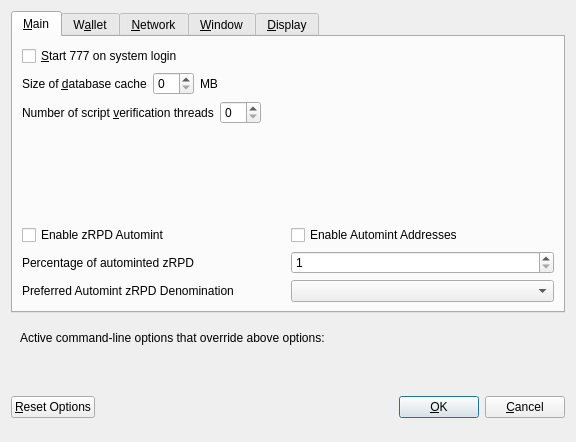
<?xml version="1.0" encoding="UTF-8"?>
<ui version="4.0">
 <class>OptionsDialog</class>
 <widget class="QDialog" name="OptionsDialog">
  <property name="geometry">
   <rect>
    <x>0</x>
    <y>0</y>
    <width>576</width>
    <height>442</height>
   </rect>
  </property>
  <property name="windowTitle">
   <string>Options</string>
  </property>
  <property name="modal">
   <bool>true</bool>
  </property>
  <layout class="QVBoxLayout" name="verticalLayout">
   <item>
    <widget class="QTabWidget" name="tabWidget">
     <property name="currentIndex">
      <number>0</number>
     </property>
     <widget class="QWidget" name="tabMain">
      <attribute name="title">
       <string>&amp;Main</string>
      </attribute>
      <layout class="QVBoxLayout" name="verticalLayout_Main">
       <item>
        <widget class="QCheckBox" name="bitcoinAtStartup">
         <property name="toolTip">
          <string>Automatically start 777 after logging in to the system.</string>
         </property>
         <property name="text">
          <string>&amp;Start 777 on system login</string>
         </property>
        </widget>
       </item>
       <item>
        <layout class="QHBoxLayout" name="horizontalLayout_2_Main">
         <item>
          <widget class="QLabel" name="databaseCacheLabel">
           <property name="text">
            <string>Size of &amp;database cache</string>
           </property>
           <property name="textFormat">
            <enum>Qt::PlainText</enum>
           </property>
           <property name="buddy">
            <cstring>databaseCache</cstring>
           </property>
          </widget>
         </item>
         <item>
          <widget class="QSpinBox" name="databaseCache"/>
         </item>
         <item>
          <widget class="QLabel" name="databaseCacheUnitLabel">
           <property name="text">
            <string>MB</string>
           </property>
           <property name="textFormat">
            <enum>Qt::PlainText</enum>
           </property>
          </widget>
         </item>
         <item>
          <spacer name="horizontalSpacer_2_Main">
           <property name="orientation">
            <enum>Qt::Horizontal</enum>
           </property>
           <property name="sizeHint" stdset="0">
            <size>
             <width>40</width>
             <height>20</height>
            </size>
           </property>
          </spacer>
         </item>
        </layout>
       </item>
       <item>
        <layout class="QHBoxLayout" name="horizontalLayout_3_Main">
         <item>
          <widget class="QLabel" name="threadsScriptVerifLabel">
           <property name="text">
            <string>Number of script &amp;verification threads</string>
           </property>
           <property name="textFormat">
            <enum>Qt::PlainText</enum>
           </property>
           <property name="buddy">
            <cstring>threadsScriptVerif</cstring>
           </property>
          </widget>
         </item>
         <item>
          <widget class="QSpinBox" name="threadsScriptVerif">
           <property name="toolTip">
            <string>(0 = auto, &lt;0 = leave that many cores free)</string>
           </property>
          </widget>
         </item>
         <item>
          <spacer name="horizontalSpacer_3_Main">
           <property name="orientation">
            <enum>Qt::Horizontal</enum>
           </property>
           <property name="sizeHint" stdset="0">
            <size>
             <width>40</width>
             <height>20</height>
            </size>
           </property>
          </spacer>
         </item>
        </layout>
       </item>
       <item>
        <spacer name="verticalSpacer_2">
         <property name="orientation">
          <enum>Qt::Vertical</enum>
         </property>
         <property name="sizeHint" stdset="0">
          <size>
           <width>20</width>
           <height>40</height>
          </size>
         </property>
        </spacer>
       </item>
       <item>
        <widget class="QWidget" name="verticalZpivOptionsWidget" native="true">
         <layout class="QVBoxLayout" name="verticalZpivOptionsLayout">
          <property name="margin">
           <number>0</number>
          </property>
          <item>
           <layout class="QHBoxLayout" name="horizontalAutomintingLayout">
            <item>
             <widget class="QCheckBox" name="checkBoxZeromintEnable">
              <property name="toolTip">
               <string>Enable automatic minting of 777 units to zRPD</string>
              </property>
              <property name="layoutDirection">
               <enum>Qt::LeftToRight</enum>
              </property>
              <property name="text">
               <string>Enable zRPD Automint</string>
              </property>
             </widget>
            </item>
            <item>
             <widget class="QCheckBox" name="checkBoxZeromintAddresses">
              <property name="toolTip">
               <string>Enable automatic zRPD minting from specific addresses</string>
              </property>
              <property name="layoutDirection">
               <enum>Qt::LeftToRight</enum>
              </property>
              <property name="text">
               <string>Enable Automint Addresses</string>
              </property>
             </widget>
            </item>
           </layout>
          </item>
          <item>
           <layout class="QHBoxLayout" name="horizontalZmintPercentageLayout">
            <item>
             <widget class="QLabel" name="percentage_label">
              <property name="toolTip">
               <string>Percentage of incoming 777 which get automatically converted to zRPD via Zerocoin Protocol (min: 10%)</string>
              </property>
              <property name="text">
               <string>Percentage of autominted zRPD</string>
              </property>
             </widget>
            </item>
            <item>
             <widget class="QSpinBox" name="zeromintPercentage">
              <property name="minimum">
               <number>1</number>
              </property>
              <property name="maximum">
               <number>100</number>
              </property>
             </widget>
            </item>
           </layout>
          </item>
          <item>
           <layout class="QHBoxLayout" name="horizontalLayout" stretch="0,0">
            <property name="sizeConstraint">
             <enum>QLayout::SetFixedSize</enum>
            </property>
            <item>
             <widget class="QLabel" name="labelPreferredDenom">
              <property name="maximumSize">
               <size>
                <width>16777215</width>
                <height>16777215</height>
               </size>
              </property>
              <property name="toolTip">
               <string>Wait with automatic conversion to Zerocoin until enough 777 for this denomination is available</string>
              </property>
              <property name="text">
               <string>Preferred Automint zRPD Denomination</string>
              </property>
             </widget>
            </item>
            <item>
             <widget class="QComboBox" name="preferredDenom">
              <property name="maximumSize">
               <size>
                <width>16777215</width>
                <height>27</height>
               </size>
              </property>
              <property name="toolTip">
               <string>Wait with automatic conversion to Zerocoin until enough 777 for this denomination is available</string>
              </property>
              <property name="maxVisibleItems">
               <number>9</number>
              </property>
              <property name="maxCount">
               <number>9</number>
              </property>
             </widget>
            </item>
           </layout>
          </item>
         </layout>
        </widget>
       </item>
      </layout>
     </widget>
     <widget class="QWidget" name="tabWallet">
      <attribute name="title">
       <string>W&amp;allet</string>
      </attribute>
      <layout class="QVBoxLayout" name="verticalLayout_Wallet">
       <item>
        <layout class="QHBoxLayout" name="horizontalLayout_2_Wallet">
         <item>
          <widget class="QLabel" name="labelStakeSplitThresholdText">
           <property name="text">
            <string>Stake split threshold:</string>
           </property>
          </widget>
         </item>
         <item>
          <widget class="QSpinBox" name="spinBoxStakeSplitThreshold">
           <property name="minimum">
            <number>1</number>
           </property>
           <property name="maximum">
            <number>999999</number>
           </property>
          </widget>
         </item>
        </layout>
       </item>
       <item>
        <widget class="QGroupBox" name="groupBox">
         <property name="title">
          <string>Expert</string>
         </property>
         <layout class="QVBoxLayout" name="verticalLayout_2">
          <item>
           <widget class="QCheckBox" name="coinControlFeatures">
            <property name="toolTip">
             <string>Whether to show coin control features or not.</string>
            </property>
            <property name="text">
             <string>Enable coin &amp;control features</string>
            </property>
           </widget>
          </item>
          <item>
           <widget class="QCheckBox" name="showMasternodesTab">
            <property name="toolTip">
             <string>Show additional tab listing all your masternodes in first sub-tab&lt;br/&gt;and all masternodes on the network in second sub-tab.</string>
            </property>
            <property name="text">
             <string>Show Masternodes Tab</string>
            </property>
           </widget>
          </item>
          <item>
           <widget class="QCheckBox" name="spendZeroConfChange">
            <property name="toolTip">
             <string>If you disable the spending of unconfirmed change, the change from a transaction&lt;br/&gt;cannot be used until that transaction has at least one confirmation.&lt;br/&gt;This also affects how your balance is computed.</string>
            </property>
            <property name="text">
             <string>&amp;Spend unconfirmed change</string>
            </property>
           </widget>
          </item>
         </layout>
        </widget>
       </item>
       <item>
        <spacer name="verticalSpacer_Wallet">
         <property name="orientation">
          <enum>Qt::Vertical</enum>
         </property>
         <property name="sizeHint" stdset="0">
          <size>
           <width>20</width>
           <height>40</height>
          </size>
         </property>
        </spacer>
       </item>
      </layout>
     </widget>
     <widget class="QWidget" name="tabNetwork">
      <attribute name="title">
       <string>&amp;Network</string>
      </attribute>
      <layout class="QVBoxLayout" name="verticalLayout_Network">
       <item>
        <widget class="QCheckBox" name="mapPortUpnp">
         <property name="toolTip">
          <string>Automatically open the 777 client port on the router. This only works when your router supports UPnP and it is enabled.</string>
         </property>
         <property name="text">
          <string>Map port using &amp;UPnP</string>
         </property>
        </widget>
       </item>
       <item>
        <widget class="QCheckBox" name="allowIncoming">
         <property name="toolTip">
          <string>Accept connections from outside</string>
         </property>
         <property name="text">
          <string>Allow incoming connections</string>
         </property>
        </widget>
       </item>
       <item>
        <widget class="QCheckBox" name="connectSocks">
         <property name="toolTip">
          <string>Connect to the 777 network through a SOCKS5 proxy.</string>
         </property>
         <property name="text">
          <string>&amp;Connect through SOCKS5 proxy (default proxy):</string>
         </property>
        </widget>
       </item>
       <item>
        <layout class="QHBoxLayout" name="horizontalLayout_1_Network">
         <item>
          <widget class="QLabel" name="proxyIpLabel">
           <property name="text">
            <string>Proxy &amp;IP:</string>
           </property>
           <property name="textFormat">
            <enum>Qt::PlainText</enum>
           </property>
           <property name="buddy">
            <cstring>proxyIp</cstring>
           </property>
          </widget>
         </item>
         <item>
          <widget class="QValidatedLineEdit" name="proxyIp">
           <property name="minimumSize">
            <size>
             <width>140</width>
             <height>0</height>
            </size>
           </property>
           <property name="maximumSize">
            <size>
             <width>140</width>
             <height>16777215</height>
            </size>
           </property>
           <property name="toolTip">
            <string>IP address of the proxy (e.g. IPv4: 127.0.0.1 / IPv6: ::1)</string>
           </property>
          </widget>
         </item>
         <item>
          <widget class="QLabel" name="proxyPortLabel">
           <property name="text">
            <string>&amp;Port:</string>
           </property>
           <property name="textFormat">
            <enum>Qt::PlainText</enum>
           </property>
           <property name="buddy">
            <cstring>proxyPort</cstring>
           </property>
          </widget>
         </item>
         <item>
          <widget class="QLineEdit" name="proxyPort">
           <property name="minimumSize">
            <size>
             <width>55</width>
             <height>0</height>
            </size>
           </property>
           <property name="maximumSize">
            <size>
             <width>55</width>
             <height>16777215</height>
            </size>
           </property>
           <property name="toolTip">
            <string>Port of the proxy (e.g. 9050)</string>
           </property>
          </widget>
         </item>
         <item>
          <spacer name="horizontalSpacer_1_Network">
           <property name="orientation">
            <enum>Qt::Horizontal</enum>
           </property>
           <property name="sizeHint" stdset="0">
            <size>
             <width>40</width>
             <height>20</height>
            </size>
           </property>
          </spacer>
         </item>
        </layout>
       </item>
       <item>
        <spacer name="verticalSpacer_Network">
         <property name="orientation">
          <enum>Qt::Vertical</enum>
         </property>
         <property name="sizeHint" stdset="0">
          <size>
           <width>20</width>
           <height>40</height>
          </size>
         </property>
        </spacer>
       </item>
      </layout>
     </widget>
     <widget class="QWidget" name="tabWindow">
      <attribute name="title">
       <string>&amp;Window</string>
      </attribute>
      <layout class="QVBoxLayout" name="verticalLayout_Window">
       <item>
        <widget class="QCheckBox" name="minimizeToTray">
         <property name="toolTip">
          <string>Show only a tray icon after minimizing the window.</string>
         </property>
         <property name="text">
          <string>&amp;Minimize to the tray instead of the taskbar</string>
         </property>
        </widget>
       </item>
       <item>
        <widget class="QCheckBox" name="minimizeOnClose">
         <property name="toolTip">
          <string>Minimize instead of exit the application when the window is closed. When this option is enabled, the application will be closed only after selecting Quit in the menu.</string>
         </property>
         <property name="text">
          <string>M&amp;inimize on close</string>
         </property>
        </widget>
       </item>
       <item>
        <spacer name="verticalSpacer_Window">
         <property name="orientation">
          <enum>Qt::Vertical</enum>
         </property>
         <property name="sizeHint" stdset="0">
          <size>
           <width>20</width>
           <height>40</height>
          </size>
         </property>
        </spacer>
       </item>
      </layout>
     </widget>
     <widget class="QWidget" name="tabDisplay">
      <attribute name="title">
       <string>&amp;Display</string>
      </attribute>
      <layout class="QVBoxLayout" name="verticalLayout_Display">
       <item>
        <layout class="QHBoxLayout" name="horizontalLayout_1_Display">
         <item>
          <widget class="QLabel" name="langLabel">
           <property name="text">
            <string>User Interface &amp;language:</string>
           </property>
           <property name="textFormat">
            <enum>Qt::PlainText</enum>
           </property>
           <property name="buddy">
            <cstring>lang</cstring>
           </property>
          </widget>
         </item>
         <item>
          <widget class="QValueComboBox" name="lang">
           <property name="toolTip">
            <string>The user interface language can be set here. This setting will take effect after restarting 777.</string>
           </property>
          </widget>
         </item>
        </layout>
       </item>
       <item>
        <widget class="QLabel" name="label_3">
         <property name="toolTip">
          <string notr="true"/>
         </property>
         <property name="statusTip">
          <string notr="true"/>
         </property>
         <property name="whatsThis">
          <string notr="true"/>
         </property>
         <property name="accessibleName">
          <string notr="true"/>
         </property>
         <property name="text">
          <string>Language missing or translation incomplete? Help contributing translations here:
https://www.transifex.com/pivx-project/pivx-project-translations</string>
         </property>
         <property name="wordWrap">
          <bool>true</bool>
         </property>
         <property name="openExternalLinks">
          <bool>true</bool>
         </property>
         <property name="textInteractionFlags">
          <set>Qt::TextBrowserInteraction</set>
         </property>
        </widget>
       </item>
       <item>
        <layout class="QHBoxLayout" name="horizontalLayout_2_Display" stretch="0,0">
         <item>
          <widget class="QLabel" name="themeLabel">
           <property name="text">
            <string>User Interface Theme:</string>
           </property>
          </widget>
         </item>
         <item>
          <widget class="QValueComboBox" name="theme"/>
         </item>
        </layout>
       </item>
       <item>
        <widget class="QWidget" name="verticalZpivDisplayWidget" native="true">
         <layout class="QVBoxLayout" name="verticalZpivDisplayLayout">
          <property name="margin">
           <number>0</number>
          </property>
          <item>
           <widget class="Line" name="line">
            <property name="orientation">
             <enum>Qt::Horizontal</enum>
            </property>
           </widget>
          </item>
          <item>
           <layout class="QHBoxLayout" name="horizontalLayout_3_Display">
            <item>
             <widget class="QLabel" name="unitLabel">
              <property name="text">
               <string>Unit to show amounts in:</string>
              </property>
              <property name="textFormat">
               <enum>Qt::PlainText</enum>
              </property>
             </widget>
            </item>
            <item>
             <widget class="QValueComboBox" name="unit">
              <property name="toolTip">
               <string>Choose the default subdivision unit to show in the interface and when sending coins.</string>
              </property>
             </widget>
            </item>
           </layout>
          </item>
          <item>
           <layout class="QHBoxLayout" name="horizontalLayout_4_Display">
            <item>
             <widget class="QLabel" name="digitsLabel">
              <property name="text">
               <string>Decimal digits</string>
              </property>
             </widget>
            </item>
            <item>
             <widget class="QValueComboBox" name="digits"/>
            </item>
           </layout>
          </item>
          <item>
           <layout class="QHBoxLayout" name="horizontalLayout_5_Display">
            <item>
             <widget class="QCheckBox" name="checkBoxHideZeroBalances">
              <property name="toolTip">
               <string>Hide empty balances</string>
              </property>
              <property name="layoutDirection">
               <enum>Qt::LeftToRight</enum>
              </property>
              <property name="text">
               <string>Hide empty balances</string>
              </property>
             </widget>
            </item>
            <item>
             <widget class="QCheckBox" name="checkBoxHideOrphans">
              <property name="toolTip">
               <string>Hide orphan stakes in transaction lists</string>
              </property>
              <property name="text">
               <string>Hide orphan stakes</string>
              </property>
             </widget>
            </item>
            <item>
             <spacer name="horizontalSpacer">
              <property name="orientation">
               <enum>Qt::Horizontal</enum>
              </property>
              <property name="sizeHint" stdset="0">
               <size>
                <width>40</width>
                <height>20</height>
               </size>
              </property>
             </spacer>
            </item>
           </layout>
          </item>
          <item>
           <layout class="QHBoxLayout" name="horizontalLayout_6_Display">
            <item>
             <widget class="QLabel" name="thirdPartyTxUrlsLabel">
              <property name="toolTip">
               <string>Third party URLs (e.g. a block explorer) that appear in the transactions tab as context menu items. %s in the URL is replaced by transaction hash. Multiple URLs are separated by vertical bar |.</string>
              </property>
              <property name="text">
               <string>Third party transaction URLs</string>
              </property>
             </widget>
            </item>
            <item>
             <widget class="QLineEdit" name="thirdPartyTxUrls">
              <property name="toolTip">
               <string>Third party URLs (e.g. a block explorer) that appear in the transactions tab as context menu items. %s in the URL is replaced by transaction hash. Multiple URLs are separated by vertical bar |.</string>
              </property>
             </widget>
            </item>
           </layout>
          </item>
         </layout>
        </widget>
       </item>
       <item>
        <spacer name="verticalSpacer">
         <property name="orientation">
          <enum>Qt::Vertical</enum>
         </property>
         <property name="sizeHint" stdset="0">
          <size>
           <width>20</width>
           <height>40</height>
          </size>
         </property>
        </spacer>
       </item>
      </layout>
     </widget>
    </widget>
   </item>
   <item>
    <widget class="QFrame" name="frame">
     <layout class="QVBoxLayout" name="verticalLayout_Bottom">
      <item>
       <layout class="QHBoxLayout" name="horizontalLayout_Bottom">
        <item>
         <widget class="QLabel" name="overriddenByCommandLineInfoLabel">
          <property name="text">
           <string>Active command-line options that override above options:</string>
          </property>
          <property name="textFormat">
           <enum>Qt::PlainText</enum>
          </property>
         </widget>
        </item>
        <item>
         <spacer name="horizontalSpacer_Bottom">
          <property name="orientation">
           <enum>Qt::Horizontal</enum>
          </property>
          <property name="sizeHint" stdset="0">
           <size>
            <width>40</width>
            <height>20</height>
           </size>
          </property>
         </spacer>
        </item>
       </layout>
      </item>
      <item>
       <widget class="QLabel" name="overriddenByCommandLineLabel">
        <property name="text">
         <string/>
        </property>
        <property name="textFormat">
         <enum>Qt::PlainText</enum>
        </property>
        <property name="wordWrap">
         <bool>true</bool>
        </property>
       </widget>
      </item>
     </layout>
    </widget>
   </item>
   <item>
    <layout class="QHBoxLayout" name="horizontalLayout_Buttons">
     <item>
      <widget class="QPushButton" name="resetButton">
       <property name="toolTip">
        <string>Reset all client options to default.</string>
       </property>
       <property name="text">
        <string>&amp;Reset Options</string>
       </property>
       <property name="autoDefault">
        <bool>false</bool>
       </property>
      </widget>
     </item>
     <item>
      <spacer name="horizontalSpacer_1">
       <property name="orientation">
        <enum>Qt::Horizontal</enum>
       </property>
       <property name="sizeHint" stdset="0">
        <size>
         <width>40</width>
         <height>48</height>
        </size>
       </property>
      </spacer>
     </item>
     <item>
      <widget class="QLabel" name="statusLabel">
       <property name="minimumSize">
        <size>
         <width>200</width>
         <height>0</height>
        </size>
       </property>
       <property name="font">
        <font>
         <weight>75</weight>
         <bold>true</bold>
        </font>
       </property>
       <property name="text">
        <string/>
       </property>
       <property name="textFormat">
        <enum>Qt::PlainText</enum>
       </property>
       <property name="wordWrap">
        <bool>true</bool>
       </property>
      </widget>
     </item>
     <item>
      <spacer name="horizontalSpacer_2">
       <property name="orientation">
        <enum>Qt::Horizontal</enum>
       </property>
       <property name="sizeHint" stdset="0">
        <size>
         <width>40</width>
         <height>48</height>
        </size>
       </property>
      </spacer>
     </item>
     <item>
      <widget class="QPushButton" name="okButton">
       <property name="text">
        <string>&amp;OK</string>
       </property>
       <property name="autoDefault">
        <bool>false</bool>
       </property>
       <property name="default">
        <bool>true</bool>
       </property>
      </widget>
     </item>
     <item>
      <widget class="QPushButton" name="cancelButton">
       <property name="text">
        <string>&amp;Cancel</string>
       </property>
       <property name="autoDefault">
        <bool>false</bool>
       </property>
      </widget>
     </item>
    </layout>
   </item>
  </layout>
 </widget>
 <customwidgets>
  <customwidget>
   <class>QValidatedLineEdit</class>
   <extends>QLineEdit</extends>
   <header>qvalidatedlineedit.h</header>
  </customwidget>
  <customwidget>
   <class>QValueComboBox</class>
   <extends>QComboBox</extends>
   <header>qvaluecombobox.h</header>
  </customwidget>
 </customwidgets>
 <resources/>
 <connections/>
</ui>
